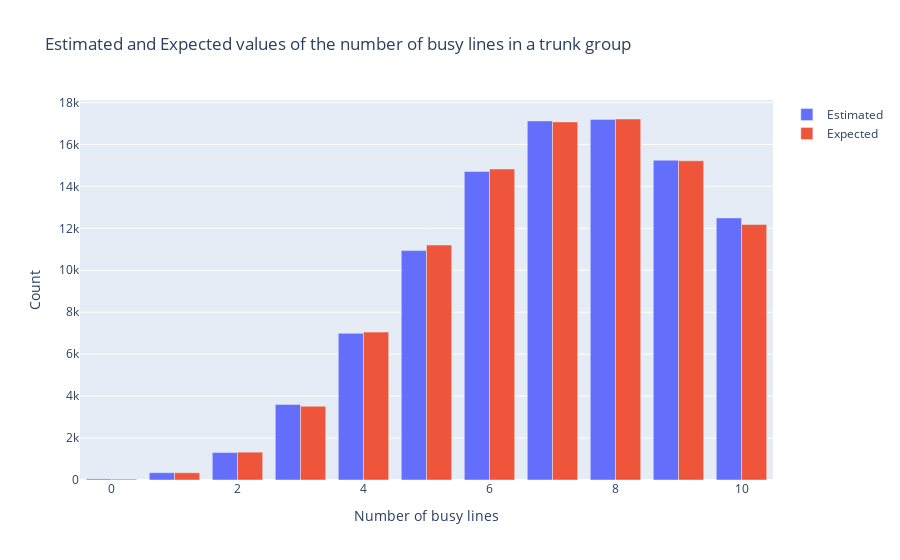

Notebook code cell kept with this figure:
### Code cell
#1The number of busy lines in a trunk group (Erlang system) is
#given by a truncated Poisson distribution

#unnormalized probability mass function
g = lambda x : A**x / factorial(x)


def metropolis_hastings(g,N,m, burn_in = int(N)):
    #X and Y are random integers from 0 to m
    U = np.random.uniform(0,1,N + burn_in)
    X = np.zeros(N + burn_in,dtype = int)
    X[0] = 3
    #prob_of_sampling = np.minimum(g(X)/g(Y),np.ones(N))
    #sample X with probability prob_of_sampling
    for i in range(1,N+burn_in):
        x = X[i-1]
        y = np.random.randint(0,m+1)
        
        if U[i] <= min(g(y) / g(x),1) :
            X[i] = y
        else:
            X[i] = x
            
    # X = np.where(U<prob_of_sampling,X,Y)
    X = X[burn_in:]
    return X

def truncated_poisson_samples(lam, low, high, size=1, numvars = 1):
    samples = []
    while len(samples) < size:
        x = np.random.poisson(lam, numvars)
        if low <= x <= high:
            samples.append(x)
    return np.array(samples)

X_est = metropolis_hastings(g,N,m)
#X_est is the number of busy lines in a trunk group
#create histogram and plot i
hist_estimate,_ = np.histogram(X_est, bins = np.arange(m+2))

#sample from the truncated poisson distribution
X_expected = truncated_poisson_samples(A, 0, m, N)
hist_expected,_ = np.histogram(X_expected, bins = np.arange(m+2))

#Do a Plotly histogram of the estimated values and the expected values in the same plot
fig = go.Figure()
fig.add_trace(go.Bar(x = list(range(m+1)), y = hist_estimate, name = 'Estimated'))
fig.add_trace(go.Bar(x = list(range(m+1)), y = hist_expected, name = 'Expected'))
fig.update_layout(title = 'Estimated and Expected values of the number of busy lines in a trunk group',
                  xaxis_title = 'Number of busy lines',
                  yaxis_title = 'Count')
fig.show()

T, p_value = chisquare(hist_estimate/N, hist_expected/N)
print('Chi-square test statistic:', T)
print('P-value:', p_value)

### Figure 1 — Plotly figure (JSON) as saved in the notebook; plotly's stock layout.template omitted (floating-point values rounded to 4 significant figures)
{"data": [{"name": "Estimated", "type": "bar", "x": [0, 1, 2, 3, 4, 5, 6, 7, 8, 9, 10], "y": [51, 348, 1309, 3598, 6991, 10938, 14711, 17120, 17194, 15245, 12495]}, {"name": "Expected", "type": "bar", "x": [0, 1, 2, 3, 4, 5, 6, 7, 8, 9, 10], "y": [42, 344, 1328, 3517, 7052, 11202, 14828, 17074, 17212, 15222, 12179]}], "layout": {"title": {"text": "Estimated and Expected values of the number of busy lines in a trunk group"}, "xaxis": {"title": {"text": "Number of busy lines"}}, "yaxis": {"title": {"text": "Count"}}}}
